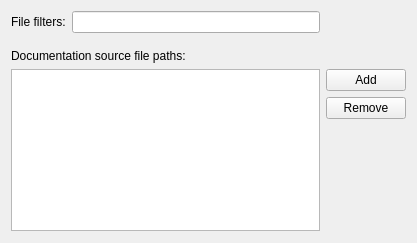
<?xml version="1.0" encoding="UTF-8"?>
<ui version="4.0">
 <class>PathPage</class>
 <widget class="QWidget" name="PathPage">
  <property name="geometry">
   <rect>
    <x>0</x>
    <y>0</y>
    <width>417</width>
    <height>243</height>
   </rect>
  </property>
  <property name="windowTitle">
   <string>Form</string>
  </property>
  <layout class="QGridLayout">
   <item row="0" column="0">
    <widget class="QLabel" name="label_2">
     <property name="sizePolicy">
      <sizepolicy hsizetype="Maximum" vsizetype="Preferred">
       <horstretch>0</horstretch>
       <verstretch>0</verstretch>
      </sizepolicy>
     </property>
     <property name="text">
      <string>File filters:</string>
     </property>
    </widget>
   </item>
   <item row="0" column="1" colspan="2">
    <widget class="QLineEdit" name="filterLineEdit"/>
   </item>
   <item row="1" column="1">
    <spacer>
     <property name="orientation">
      <enum>Qt::Orientation::Vertical</enum>
     </property>
     <property name="sizeType">
      <enum>QSizePolicy::Policy::Fixed</enum>
     </property>
     <property name="sizeHint" stdset="0">
      <size>
       <width>20</width>
       <height>10</height>
      </size>
     </property>
    </spacer>
   </item>
   <item row="2" column="0" colspan="3">
    <widget class="QLabel" name="label">
     <property name="text">
      <string>Documentation source file paths:</string>
     </property>
    </widget>
   </item>
   <item row="3" column="0" rowspan="3" colspan="3">
    <widget class="QListWidget" name="pathListWidget"/>
   </item>
   <item row="3" column="3">
    <widget class="QPushButton" name="addButton">
     <property name="sizePolicy">
      <sizepolicy hsizetype="Maximum" vsizetype="Fixed">
       <horstretch>0</horstretch>
       <verstretch>0</verstretch>
      </sizepolicy>
     </property>
     <property name="text">
      <string>Add</string>
     </property>
    </widget>
   </item>
   <item row="4" column="3">
    <widget class="QPushButton" name="removeButton">
     <property name="sizePolicy">
      <sizepolicy hsizetype="Maximum" vsizetype="Fixed">
       <horstretch>0</horstretch>
       <verstretch>0</verstretch>
      </sizepolicy>
     </property>
     <property name="text">
      <string>Remove</string>
     </property>
    </widget>
   </item>
   <item row="5" column="3">
    <spacer>
     <property name="orientation">
      <enum>Qt::Orientation::Vertical</enum>
     </property>
     <property name="sizeHint" stdset="0">
      <size>
       <width>20</width>
       <height>51</height>
      </size>
     </property>
    </spacer>
   </item>
   <item row="6" column="2">
    <spacer>
     <property name="orientation">
      <enum>Qt::Orientation::Vertical</enum>
     </property>
     <property name="sizeHint" stdset="0">
      <size>
       <width>20</width>
       <height>31</height>
      </size>
     </property>
    </spacer>
   </item>
  </layout>
 </widget>
 <resources/>
 <connections/>
</ui>
